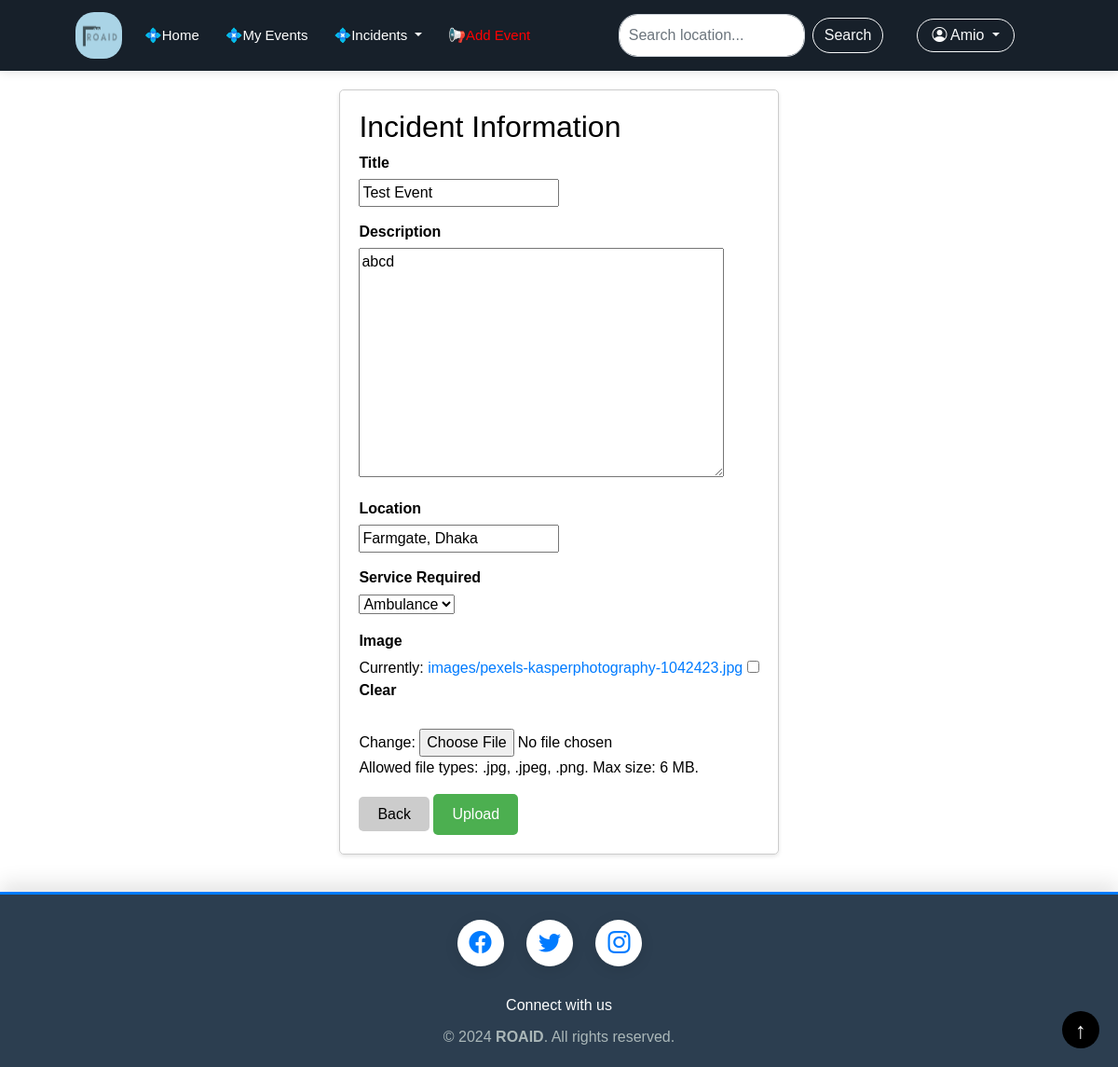
/edit_incident/31/ (signed in), run on the app's committed database.
### Volunteer/models.py (models this page shows, shortened)
class Incident(models.Model):
    STATUS_CHOICES = [
        ('No Action', 'No Action'),
        ('On Action', 'On Action'),
        ('Completed', 'Completed'),
    ]
    title = models.CharField(max_length=200)
    description = models.TextField()
    location = models.CharField(max_length=255)
    date_reported = models.DateTimeField(auto_now_add=True)
    status = models.CharField(max_length=20, choices=STATUS_CHOICES, default='No Action')
    reported_by = models.ForeignKey(User, on_delete=models.CASCADE, related_name='reported_incidents')
    assigned_to = models.ForeignKey(User, on_delete=models.SET_NULL, null=True, blank=True, default= None,
                                    related_name='assigned_incidents')
    service_type = models.CharField(max_length=50,
                                    choices=[('fire', 'Fire'), ('police', 'Police'), ('ambulance', 'Ambulance')],
                                    default='police')
    image = models.ImageField(blank=True, null=True,upload_to='images/')

### Volunteer/views.py (the view)
# urls.py: path('edit_incident/<str:id>/', v_views.edit_incident, name='edit_incident'),
@login_required
def edit_incident(request, id):
    inc = Incident.objects.get(pk=id)
    form = IncidentForm(instance=inc)
    if request.method == 'POST':
        form = IncidentForm(request.POST, request.FILES, instance=inc)
        if form.is_valid():
            form.save()
            return redirect('my_events')
    context = {'form': form}
    return render(request, template_name='add_incident.html', context=context)

### Volunteer/forms.py (shortened to what this page needs)
class IncidentForm(forms.ModelForm):
    class Meta:
        model = Incident
        fields = ['title', 'description', 'location', 'status', 'service_type', 'image']

### Volunteer/templates/add_incident.html (shortened to what this page needs)
{% extends 'common.html' %}
{% load static %}
{% block content %}
<link rel="stylesheet" href="{% static 'css/add_incident.css' %}">
<div class="form-container">
    <form action="" method="POST" enctype="multipart/form-data" class="form-card" onsubmit="return validateImage()">
        <h2>Incident Information</h2>
        <div class="form-group">
            <label for="id_title">Title</label>
            {{ form.title }}
        </div>
        <div class="form-group">
            <label for="id_description">Description</label>
            {{ form.description }}
        </div>
        <div class="form-group">
            <label for="id_location">Location</label>
            {{ form.location }}
        </div>
        <div class="form-group">
            <label for="id_service_type">Service Required</label>
            {{ form.service_type }}
        </div>
        <div class="form-group">
            <label for="id_image">Image</label>
            {{ form.image }}
            <p class="file-info">Allowed file types: .jpg, .jpeg, .png. Max size: 6 MB.</p>
        </div>
        <div class="button-container">
            <a href="javascript:history.back()" class="btn-back">Back</a>
            <input class="btn-submit" type="submit" name="Submit" value="Upload">
        </div>
    </form>
</div>
{% endblock %}

### Volunteer/templates/navbar.html (shortened to what this page needs)
{% load static %}
<link rel="stylesheet" href="{% static 'css/navbar.css' %}">
<nav class="navbar navbar-expand-lg navbar-light" style="background-color: #17202a; box-shadow: 0 2px 10px rgba(0,0,0,0.1);">
  <div class="container-fluid">
    <a class="navbar-brand" href="http://127.0.0.1:8000/about_us/">
      <img src="{% static 'images/About.png' %}" alt="VBTIMS Logo" style="height: 50px; width: 50px; border-radius: 40%;margin-left: 50px">
    </a>
    <div class="collapse navbar-collapse" id="navbarSupportedContent">
      <ul class="navbar-nav mr-auto">
        <li class="nav-item active">
          <a class="nav-link text-white" href="http://127.0.0.1:8000/homepage" style="font-size: 15px; padding-right: 20px">💠Home</a>
        </li>
        <li class="nav-item">
          <a class="nav-link text-white" href="http://127.0.0.1:8000/my_events/" style="font-size: 15px; padding-right: 20px">💠My Events</a>
        </li>
        <li class="nav-item dropdown">
          <a class="nav-link dropdown-toggle text-white" href="#" id="navbarDropdown" role="button" data-toggle="dropdown" aria-haspopup="true" aria-expanded="false" style="font-size: 15px; padding-right: 20px">
            💠Incidents
          </a>
        </li>
        <li class="nav-item">
          <a class="nav-link text-white" href="http://127.0.0.1:8000/add_incident/" style="font-size: 15px; padding-right: 20px; -webkit-text-fill-color: red">📢Add Event</a>
        </li>
      </ul>
      <form class="form-inline my-2 my-lg-0" action="{% url 'search' %}" method="GET" style="margin-right: 20px;">
        <input class="form-control mr-sm-2" type="text" name="query" placeholder="Search location..." aria-label="Search" style="border-radius: 20px; padding: 10px; width: 200px;">
        <button class="btn btn-outline-light my-2 my-sm-0" type="submit" style="border-radius: 20px;">Search</button>
      </form>
      <div class="dropdown ml-3" style="margin-right: 80px;">
        <a class="btn btn-outline-light dropdown-toggle" href="#" role="button" id="profileDropdown" data-toggle="dropdown" aria-haspopup="true" aria-expanded="false" style="border-radius: 20px; padding: 5px 15px;">
          <i class="bi bi-person-circle"></i> {{user.username}}
        </a>
      </div>
    </div>
  </div>
</nav>

### static/css/navbar.css (style rules this page uses)
body, html { background-color: #ffffff; color: #000000; transition: background-color 0.3s, color 0.3s; }
.navbar { background-color: #17202a; }

### static/css/add_incident.css (style rules this page uses)
.form-container { max-width: 800px; margin: 0 auto; padding: 20px; }
.form-card { border: 1px solid #ccc; border-radius: 5px; padding: 20px; box-shadow: 0 2px 4px rgba(0, 0, 0, 0.1); }
.form-group { margin-bottom: 15px; }
.form-group label { display: block; font-weight: bold; margin-bottom: 5px; }
.btn-submit, .btn-back { padding: 10px 20px; border: none; border-radius: 5px; cursor: pointer; }
.btn-submit { background-color: #4CAF50; color: white; }
.btn-back { background-color: #ccc; color: black; }

### Volunteer/templates/footer.html (style rules this page uses)
body { margin: 0; padding: 0; display: flex; flex-direction: column; min-height: 100vh; font-family: Arial, sans-serif; }

### data on the page
Incident: title "Test Event", description "abcd", location "Farmgate, Dhaka", service_type "Ambulance"

### other printed values
{{ user.username }} "Amio"
